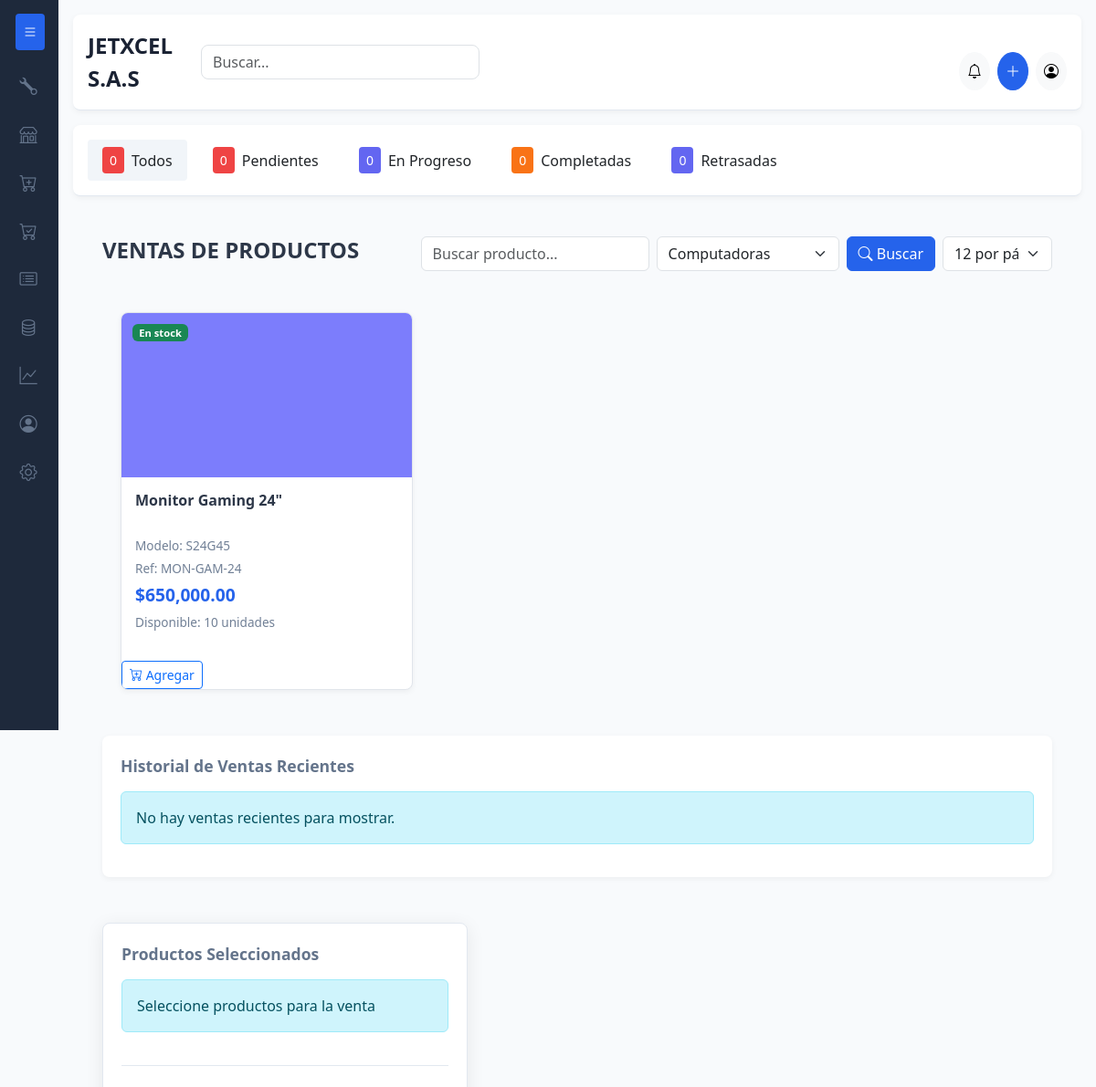
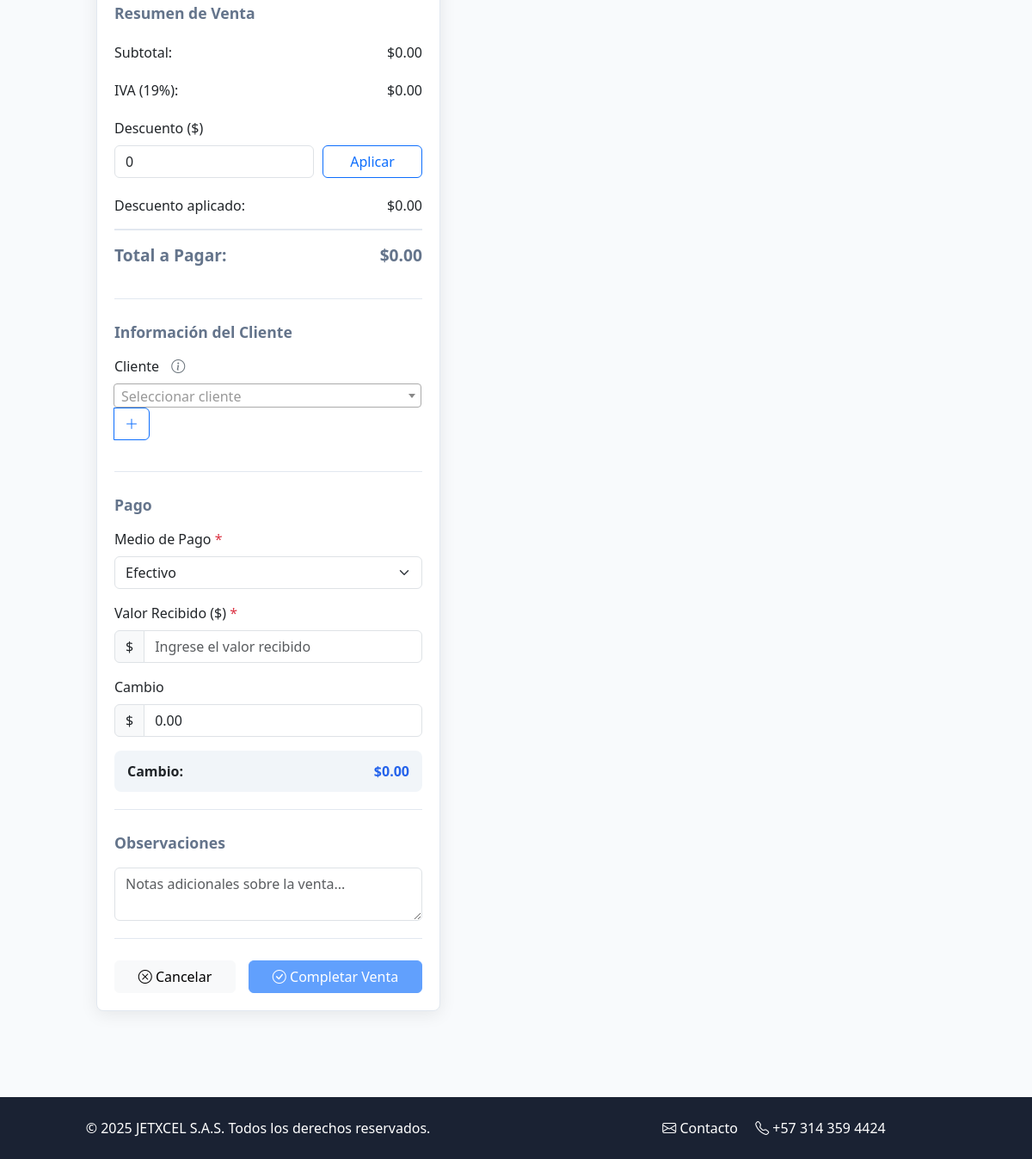
The page /src/views/ventas.php?categoria_id=1 on the database its author committed (2 pictures, top to bottom).
### tables this page shows
CREATE TABLE productos (
    id INT AUTO_INCREMENT PRIMARY KEY,
    nombre VARCHAR(255) NOT NULL,
    referencia VARCHAR(100),
    fabricante VARCHAR(100),
    modelo VARCHAR(100),
    imagen VARCHAR(255) COMMENT 'Ruta de la imagen del producto',
    categoria_id INT,
    codigo_barras VARCHAR(50) UNIQUE,
    descripcion TEXT,
    costo_unitario DECIMAL(10,2) NOT NULL,
    precio_venta_sin_iva DECIMAL(10,2) NOT NULL,
    impuesto_compra_id INT DEFAULT 1,   
    impuesto_id INT DEFAULT 1,          
    stock INT DEFAULT 0,
    stock_minimo INT DEFAULT 5,
    ubicacion VARCHAR(100),
    estado ENUM('activo', 'inactivo') DEFAULT 'activo',
    fecha_creacion TIMESTAMP DEFAULT CURRENT_TIMESTAMP,
    fecha_actualizacion TIMESTAMP DEFAULT CURRENT_TIMESTAMP ON UPDATE CURRENT_TIMESTAMP,
    FOREIGN KEY (categoria_id) REFERENCES categorias(id),
    FOREIGN KEY (impuesto_compra_id) REFERENCES impuestos(id),
    FOREIGN KEY (impuesto_id) REFERENCES impuestos(id)
);

### config/database.php (called while the page is built, shortened)
<?php
class Database {
    private $host = 'localhost';
    private $db_name = 'jetxcel_db';
    private $username = 'root';
    private $password = '';
    private $charset = 'utf8mb4';
    public function getConnection() {
        $this->conn = null;
        try {
            $dsn = "mysql:host=" . $this->host . ";dbname=" . $this->db_name . ";charset=" . $this->charset;
            $this->conn = new PDO($dsn, $this->username, $this->password);
            $this->conn->setAttribute(PDO::ATTR_ERRMODE, PDO::ERRMODE_EXCEPTION);
            $this->conn->setAttribute(PDO::ATTR_DEFAULT_FETCH_MODE, PDO::FETCH_ASSOC);
        } catch(PDOException $exception) {
            error_log("Connection error: " . $exception->getMessage());
            throw new Exception("Database connection failed: " . $exception->getMessage());
        }
        return $this->conn;
    }
}
function getDBConnection() {
    $database = new Database();
    return $database->getConnection();
}
?>

### src/models/Producto.php (called while the page is built, shortened)
<?php
class Producto
{
    private $conn;
    private $table_name = "productos";
    public function __construct()
    {
        $this->conn = getDBConnection();
    }
    public function getCategories()
    {
        $query = "SELECT DISTINCT c.id, c.nombre
                  FROM categorias c
                  INNER JOIN " . $this->table_name . " p ON p.categoria_id = c.id
                  WHERE p.estado = 'activo'
                  ORDER BY c.nombre ASC";
        $stmt = $this->conn->prepare($query);
        $stmt->execute();
        return $stmt->fetchAll();
    }
    public function getByCategory($categoryId, $limit = null, $offset = null)
    {
        $query = "SELECT p.*, c.nombre as categoria_nombre,
                         ic.nombre as impuesto_compra_nombre, ic.porcentaje as impuesto_compra_porcentaje,
                         iv.nombre as impuesto_venta_nombre, iv.porcentaje as impuesto_venta_porcentaje
                  FROM " . $this->table_name . " p
                  LEFT JOIN categorias c ON p.categoria_id = c.id
                  LEFT JOIN impuestos ic ON p.impuesto_compra_id = ic.id
                  LEFT JOIN impuestos iv ON p.impuesto_id = iv.id
                  WHERE p.estado = 'activo' AND p.categoria_id = ?
                  ORDER BY p.nombre ASC";
        $stmt = $this->conn->prepare($query);
        $stmt->execute([$categoryId]);
        return $stmt->fetchAll();
    }
}

### src/views/ventas.php (the view, shortened to what this page needs)
<?php
require_once __DIR__ . '/../models/Producto.php';
$pagina = isset($_GET['pagina']) ? (int)$_GET['pagina'] : 1;
$porPagina = isset($_GET['por_pagina']) ? (int)$_GET['por_pagina'] : 12;
$categoriaId = isset($_GET['categoria_id']) ? (int)$_GET['categoria_id'] : null;
$busqueda = isset($_GET['busqueda']) ? trim($_GET['busqueda']) : '';
$productoModel = new Producto();
$ventaModel = new Venta();
$productos = [];
if (!empty($busqueda)) {
    $productos = $productoModel->search($busqueda, $categoriaId);
    $totalProductos = count($productos);
} else if ($categoriaId) {
    $productos = $productoModel->getByCategory($categoriaId);
} else {
    $inicio = ($pagina - 1) * $porPagina;
    $productos = $productoModel->getAll($porPagina, $inicio);
    $totalProductos = $productoModel->countAll();
}
$categorias = $productoModel->getCategories();
$ventasRecientes = $ventaModel->getRecentSales(5);
?>
<?php include '../includes/partials/header.php'; ?>
<div class="container-fluid mt-4">
    <div class="sale-container">
        <div class="sale-content">
            <div class="product-header">
                <h4 class="services-title">VENTAS DE PRODUCTOS</h4>
                <div class="d-flex align-items-center gap-2 flex-wrap">
                    <form id="searchForm" class="d-flex gap-2 flex-wrap" style="width: 100%; max-width: 800px;">
                        <input type="text" class="form-control" id="productSearch" name="busqueda" placeholder="Buscar producto..." value="<?php echo htmlspecialchars($busqueda); ?>" style="width: 250px;">
                        <select class="form-select category-filter" id="categoryFilter" name="categoria_id" style="width: 200px;">
                            <?php foreach ($categorias as $categoria): ?>
                                <option value="<?php echo $categoria['id']; ?>" <?php echo ($categoriaId == $categoria['id']) ? 'selected' : ''; ?>>
                                    <?php echo htmlspecialchars($categoria['nombre']); ?>
                                </option>
                            <?php endforeach; ?>
                        </select>
                        <button type="submit" class="btn btn-primary">
                            <i class="bi bi-search"></i> Buscar
                        </button>
                        <select class="form-select products-per-page" id="productsPerPage" name="por_pagina" style="width: 150px;">
                            <option value="12" <?php echo ($porPagina == 12) ? 'selected' : ''; ?>>12 por página</option>
                        </select>
                    </form>
                </div>
            </div>
            <div class="product-grid" id="productsGrid">
                <?php if (empty($productos)): ?>
                    <div class="col-12">
                        <div class="alert alert-info">No se encontraron productos.</div>
                    </div>
                <?php else: ?>
                    <?php foreach ($productos as $producto):
                        $imagen = !empty($producto['imagen']) ?
                            'uploads/productos/' . basename($producto['imagen']) :
                            'assets/images/placeholder-product.png';
                        $claseStock = $producto['stock'] <= $producto['stock_minimo'] ? 'bg-warning' : 'bg-success';
                        $textoStock = $producto['stock'] <= $producto['stock_minimo'] ? 'Poco stock' : 'En stock';
                    ?>
                        <div class="product-card" data-producto-id="<?php echo $producto['id']; ?>">
                            <div class="product-image">
                                <img src="<?php echo $imagen; ?>" alt="<?php echo htmlspecialchars($producto['nombre']); ?>">
                                <span class="badge <?php echo $claseStock; ?> product-badge"><?php echo $textoStock; ?></span>
                            </div>
                            <div class="product-info">
                                <h6 class="card-title"><?php echo htmlspecialchars($producto['nombre']); ?></h6>
                                <?php if (!empty($producto['modelo'])): ?>
                                    <p class="card-details">Modelo: <?php echo htmlspecialchars($producto['modelo']); ?></p>
                                <?php endif; ?>
                                <?php if (!empty($producto['referencia'])): ?>
                                    <p class="card-details">Ref: <?php echo htmlspecialchars($producto['referencia']); ?></p>
                                <?php endif; ?>
                                <p class="card-price">$<?php echo number_format($producto['precio_venta_sin_iva'], 2); ?></p>
                                <p class="card-stock">Disponible: <?php echo $producto['stock']; ?> unidades</p>
                            </div>
                            <button class="btn btn-sm btn-outline-primary add-to-cart-btn"
                                    data-producto-id="<?php echo $producto['id']; ?>"
                                    data-producto-nombre="<?php echo htmlspecialchars($producto['nombre']); ?>"
                                    data-producto-precio="<?php echo $producto['precio_venta_sin_iva']; ?>"
                                    data-producto-stock="<?php echo $producto['stock']; ?>"
                                    data-producto-impuesto="<?php echo $producto['impuesto_venta_porcentaje']; ?>"
                                    data-producto-impuesto-id="<?php echo $producto['impuesto_id']; ?>">
                                <i class="bi bi-cart-plus"></i> Agregar
                            </button>
                        </div>
                    <?php endforeach; ?>
                <?php endif; ?>
            </div>
            <div class="sale-history mt-4">
                <div class="sale-history-title">Historial de Ventas Recientes</div>
                <div id="recentSales">
                    <?php if (empty($ventasRecientes)): ?>
                        <div class="alert alert-info">No hay ventas recientes para mostrar.</div>
                    <?php endif; ?>
                </div>
            </div>
                </div>
                <div class="sale-form-container">
            <div class="form-section">
                <div class="form-section-title">Productos Seleccionados</div>
                <div id="selectedProducts">
                </div>
            </div>
            <div class="form-section">
                <div class="form-section-title">Resumen de Venta</div>
                <div class="calculation-row">
                    <span>Subtotal:</span>
                    <span id="subtotalAmount">$0.00</span>
                </div>
                <div class="calculation-row">
                    <span>IVA (19%):</span>
                    <span id="taxAmount">$0.00</span>
                </div>
                <div class="discount-container">
                    <div class="discount-input">
                        <label class="form-label">Descuento ($)</label>
                        <input type="number" class="form-control" id="discountInput" placeholder="Ingrese descuento" min="0" step="0.01" value="0">
                    </div>
                    <div class="apply-discount-btn">
                        <button type="button" class="btn btn-outline-primary w-100" id="applyDiscountBtn">Aplicar</button>
                    </div>
                </div>
                <div class="calculation-row">
                    <span>Descuento aplicado:</span>
                    <span id="discountAmount">$0.00</span>
                </div>
                <div class="calculation-row total">
                    <span>Total a Pagar:</span>
                    <span id="totalAmount">$0.00</span>
                </div>
            </div>
            <div class="form-section">
                <div class="form-section-title">Información del Cliente</div>
                <div class="mb-3">
                    <label class="form-label">Cliente
                        <span class="info-tooltip" data-bs-toggle="tooltip" title="Seleccione un cliente para ver sus detalles">
                            <i class="bi bi-info-circle"></i>
                        </span>
                    </label>
                    <div class="input-group">
                        <button class="btn btn-outline-primary" type="button" id="newClientBtn" data-bs-toggle="modal" data-bs-target="#newClientModal">
                            <i class="bi bi-plus-lg"></i>
                        </button>
                    </div>
                </div>
            </div>
            <div class="form-section">
                <div class="form-section-title">Pago</div>
                <div class="mb-3">
                    <label class="form-label">Medio de Pago <span class="text-danger">*</span></label>
                    <select class="form-select" id="paymentMethod" required>
                        <option value="Efectivo" selected>Efectivo</option>
                    </select>
                </div>
                <div class="mb-3">
                    <label class="form-label">Valor Recibido ($) <span class="text-danger">*</span></label>
                    <div class="input-group">
                        <span class="input-group-text">$</span>
                        <input type="number" class="form-control" id="amountReceived"
                               placeholder="Ingrese el valor recibido" min="0" step="0.01" required>
                    </div>
                </div>
                <div class="mb-3">
                    <label class="form-label">Cambio</label>
                    <div class="input-group">
                        <span class="input-group-text">$</span>
                        <input type="text" class="form-control" id="changeAmount" value="0.00" readonly>
                    </div>
                </div>
                        <div class="change-container">
                            <div class="change-label">Cambio:</div>
                            <div class="change-amount" id="changeAmount">$0.00</div>
                        </div>
                    </div>
                    <div class="form-section">
                        <div class="form-section-title">Observaciones</div>
                        <textarea class="form-control" id="saleNotes" rows="2" placeholder="Notas adicionales sobre la venta..."></textarea>
                    </div>
                    <div class="action-buttons">
                        <button class="btn btn-light flex-grow-1" id="cancelSaleBtn">
                            <i class="bi bi-x-circle"></i> Cancelar
                        </button>
                        <button class="btn btn-primary flex-grow-1" id="completeSaleBtn">
                            <i class="bi bi-check-circle"></i> Completar Venta
                        </button>
                    </div>
                </div>
            </div>
        </div>
    </div>
</div>
    <?php include '../includes/partials/footer.php'; ?>

### rows shown on the page
productos: textoStock "En stock", nombre "Monitor Gaming 24\"", modelo "S24G45", referencia "MON-GAM-24", precio_venta_sin_iva "650,000.00", stock "10"

### other values the page prints
form field categoria_id "Computadoras"
